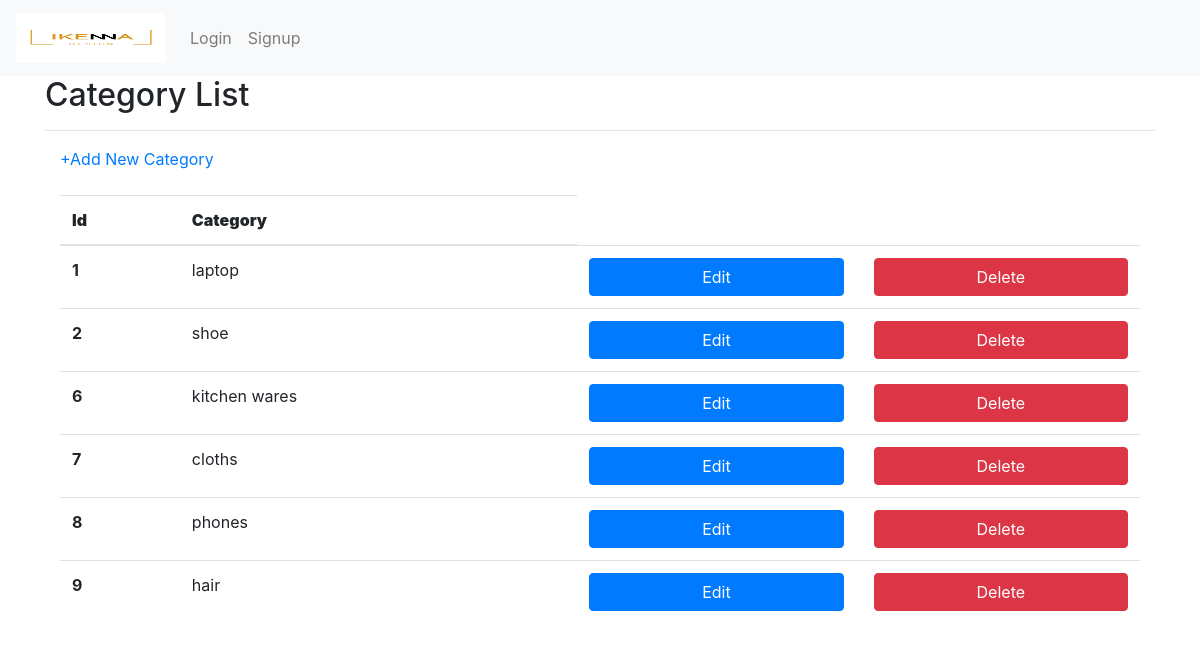
The app's page /maincat/ with its own data.
### maincat/models.py (models this page shows, shortened)
class Maincat(models.Model):
    category = models.CharField(max_length=100,unique=True)

### maincat/views.py (the view)
def maincatIndex(request):
    catList = Maincat.objects.all().order_by('id')
    return render(request,'maincat/maincatIndex.html', {'catList':catList})

### maincat/templates/maincat/maincatIndex.html (shortened to what this page needs)
{%extends 'base_layout.html'%}
{%block content%}
    <div class="create-article">
        <h2> Category List </h2>
        <hr>
    </div>
    <div class="col-md-12">
        <a href="{%url 'maincat:add'%}">+Add New Category</a><br/><br/>
        <table class="table">
                <thead>
                        <th><strong>Id</strong> </th>
                        <th><strong>Category</strong> </th>
                </thead>
            {% for cat in catList %}
                <tr>
                    <td><strong>{{cat.id}}</strong></td>
                    <td>{{cat.category}}</td>
                    <td>
                        <div class="row">
                                <div class="col-sm-6">
                                    <a href="{%url 'maincat:change' id=cat.id %}" class="btn btn-primary btn-block">Edit</a>
                                </div>
                                <div class="col-sm-6">
                                    <a href="{%url 'maincat:delete' id=cat.id %}" class='btn btn-danger btn-block'>Delete</a>
                                </div>
                        </div>
                    </td>
                </tr>
            {% endfor %}
        </table>
    </div>
{% endblock %}

### records on screen
Maincat: id "1", category "laptop"
Maincat: id "2", category "shoe"
Maincat: id "6", category "kitchen wares"
Maincat: id "7", category "cloths"
Maincat: id "8", category "phones"
Maincat: id "9", category "hair"
